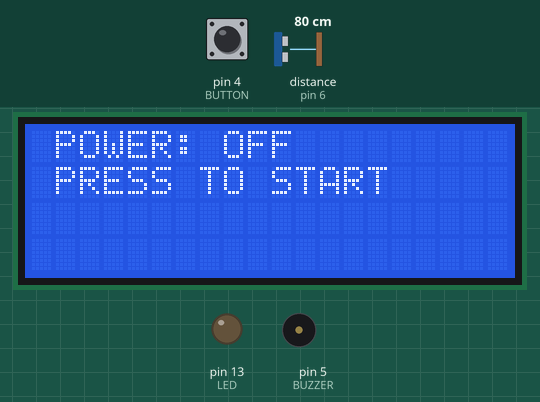
Simulated run of this sketch. Board: Arduino Uno, built with avr-gcc and run on an emulated ATmega328P. Shown: 20×4 character LCD, output pins drawn as LEDs (lit = HIGH), buzzer (waves = sounding). Wiring (inferred from the names in the program): ultrasonic range finder: trigger pin 7; echo pin 6. Inputs (shaded band) come from the test bench; at power-on: pin 4 (BUTTON) HIGH, distance to the obstacle (sensor on pin 6) 80 cm. The echo pulse lasts 58.3 µs per cm; pins used as bus, display or sensor lines are not drawn.

Above: at 1.2 s.
1.3 s: pin 4 (BUTTON) pulled LOW for 0.15 s
At 2.1 s:
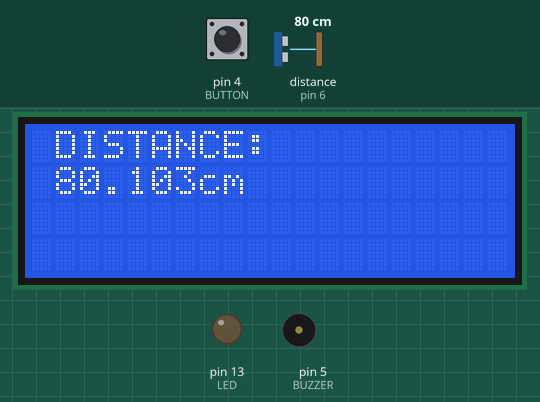
3.1 s: distance to the obstacle (sensor on pin 6) set to 2 cm
At 4.5 s:
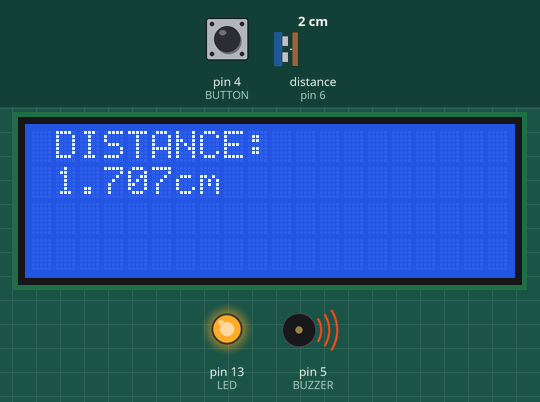
6.1 s: pin 4 (BUTTON) pulled LOW for 1 s
At 7.7 s:
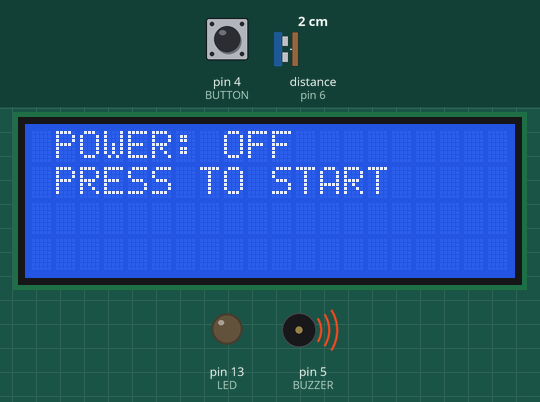
8.6 s: pin 4 (BUTTON) pulled LOW for 0.15 s
At 9.3 s:
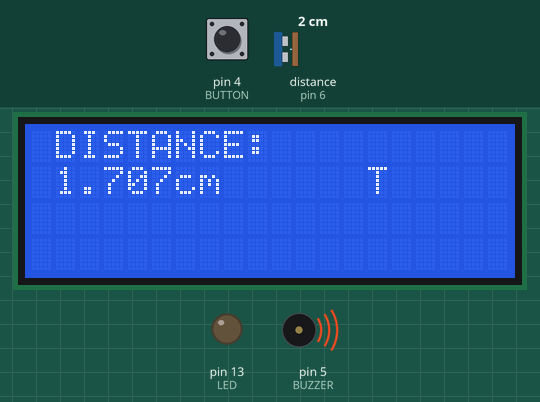
11.7 s: distance to the obstacle (sensor on pin 6) set to 4 cm
At 12.6 s:
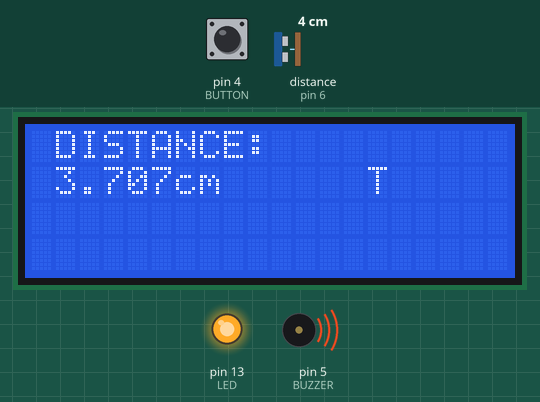
14.7 s: pin 4 (BUTTON) pulled LOW for 3.2 s
At 15.2 s:
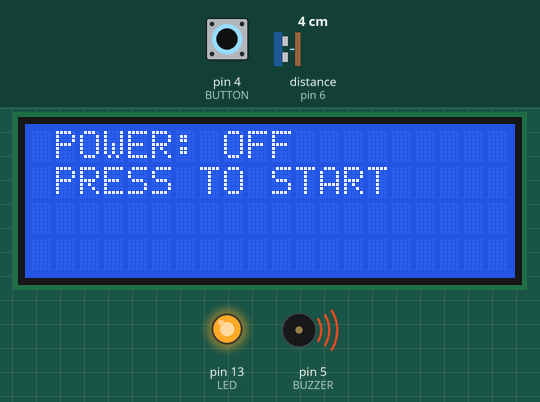
Timing chart, 0 to 17.7 s (numbered marks = the images above; inputs shaded):
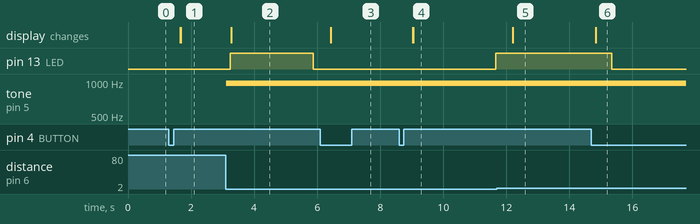

The sketch:

Parking_sensor.ino
```cpp
#include <PinChangeInterrupt.h>
#include <Wire.h>
#include <LiquidCrystal_I2C.h>
#include <TimerOne.h>

#define trigPin 7
#define echoPin 6
#define BUZZER 5
#define BUTTON 4
#define LED 13

//*********SET THE DISTANCES BELOW WHICH THE BUZZER WILL GO OFF*********

float firstDistance = 20.00;
float secondDistance = 50.00;

//*********************************************************************

LiquidCrystal_I2C lcd(0x27, 20, 4);

int ledState = 0;
int buzzerState = 0;
bool startMeasure = false;
unsigned long buzzerTime = 250000UL;

void setup() {
  //setting pinModes
  pinMode(trigPin, OUTPUT);
  pinMode(echoPin, INPUT);
  pinMode(BUTTON, INPUT);
  pinMode(BUZZER, OUTPUT);
  pinMode(LED, OUTPUT);

  //changing the state of a button triggers the startSensor() function
  attachPCINT(digitalPinToPCINT(BUTTON), startSensor, FALLING);

  //setting the Timer1 frequency and the function that it triggers
  Timer1.initialize(buzzerTime);
  Timer1.attachInterrupt(buzzer_led_give_sign);

  //initalizing the LCD
  lcd.init();
}

void buzzer_led_give_sign() {
  if ((buzzerState == 0) && (measure() < firstDistance) && (startMeasure)) {
    buzzerState = 50;
    ledState = 1;
    buzzerTime = 250000UL;
  } else if  ((buzzerState == 0) && (measure() < secondDistance) && (startMeasure)) {
    buzzerState = 100;
    ledState = 0;
    buzzerTime = 500000UL;
  } else {
    buzzerState = 0;
    ledState = 0;
  }
  Timer1.setPeriod(buzzerTime);
  analogWrite(BUZZER, buzzerState);
}

void startSensor() {
  startMeasure = !startMeasure;
}

float measure() {
  unsigned long timeOfMeasure;
  digitalWrite(trigPin, HIGH);
  delayMicroseconds(10);
  digitalWrite(trigPin, LOW);
  timeOfMeasure = pulseIn(echoPin, HIGH);
  return timeOfMeasure / 58.00;
}

void loop() {
  //stop the vehicle
  digitalWrite(LED, ledState);
  //messages on the LCD
  if (startMeasure) {
    if (measure() >= 10)
    {
      lcd.backlight();
      lcd.setCursor(1, 0);
      lcd.print("DISTANCE: ");
      lcd.setCursor(1, 1);
      lcd.print(measure(), 3);
      lcd.setCursor(7, 1);
      lcd.print("cm      ");
    }
    else
    {
      lcd.backlight();
      lcd.setCursor(1, 0);
      lcd.print("DISTANCE: ");
      lcd.setCursor(1, 1);
      lcd.print(measure(), 3);
      lcd.setCursor(6, 1);
      lcd.print("cm      ");
    }
  }
  else {
    lcd.backlight();
    lcd.setCursor(1, 0);
    lcd.print("POWER: OFF");
    lcd.setCursor(1, 1);
    lcd.print("PRESS TO START");
  }
  delay(500);
}
```

Measured:
- after the input at 1.3 s, the display: first changes after 0.35 s (image 1 shows a later state)
- after the input at 3.1 s, pin 13 (LED): LOW → HIGH after 0.15 s, → LOW 2.6 s later; tone on pin 5 (BUZZER): silent → 977 Hz at once; the display: changes after 0.17 s (image 2)
- after the input at 6.1 s, the display: changes after 0.33 s (image 3)
- after the input at 8.6 s, pin 13 (LED): LOW → HIGH after 3.1 s; the display: first changes after 0.44 s (image 4 shows a later state)
- after the input at 11.7 s, the display: changes after 0.51 s (image 5)
- after the input at 14.7 s, pin 13 (LED): HIGH → LOW after 0.64 s instead of 1.7 s; the display: changes after 0.14 s (image 6)
